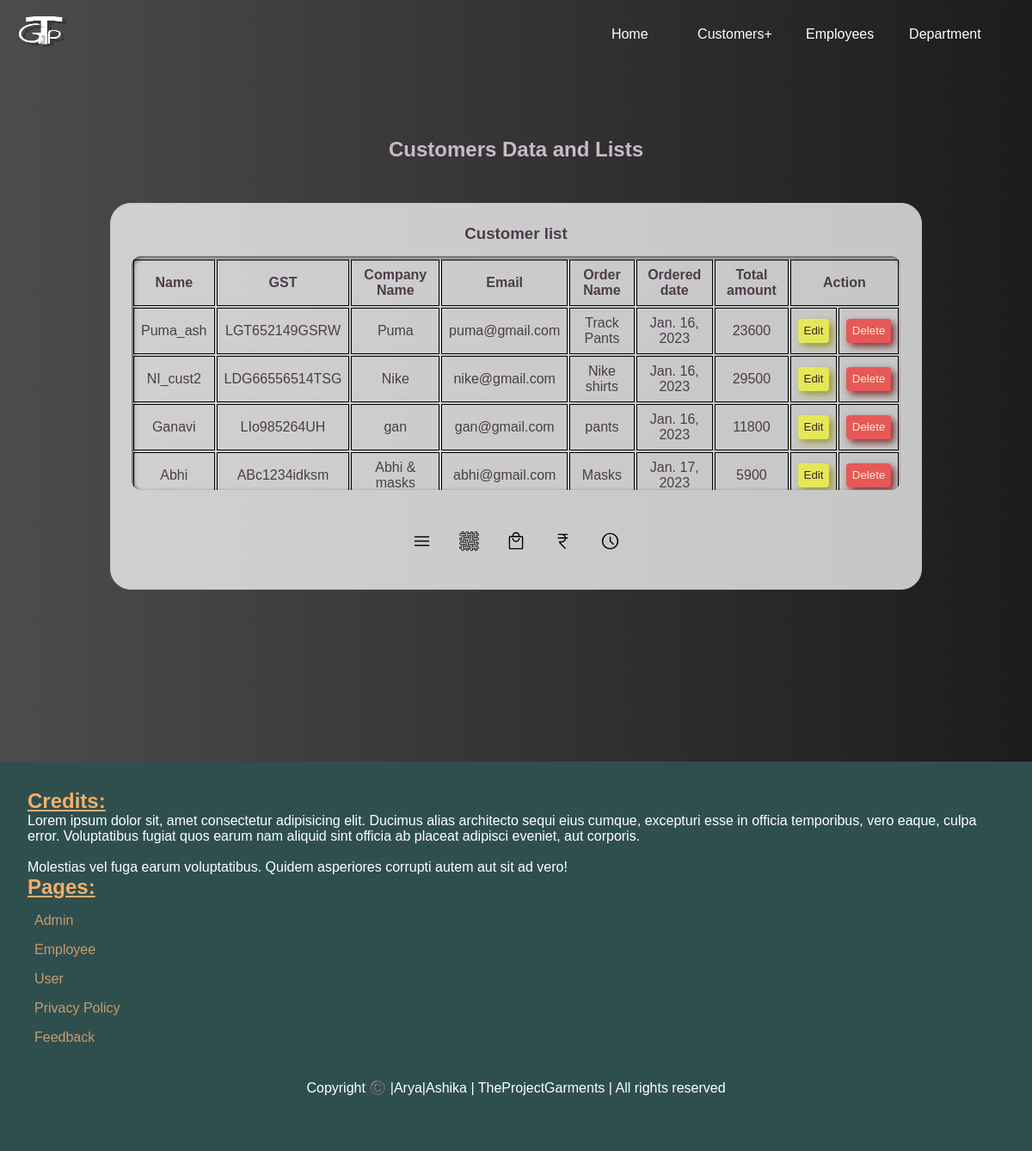
The app's page /customer/, older data.
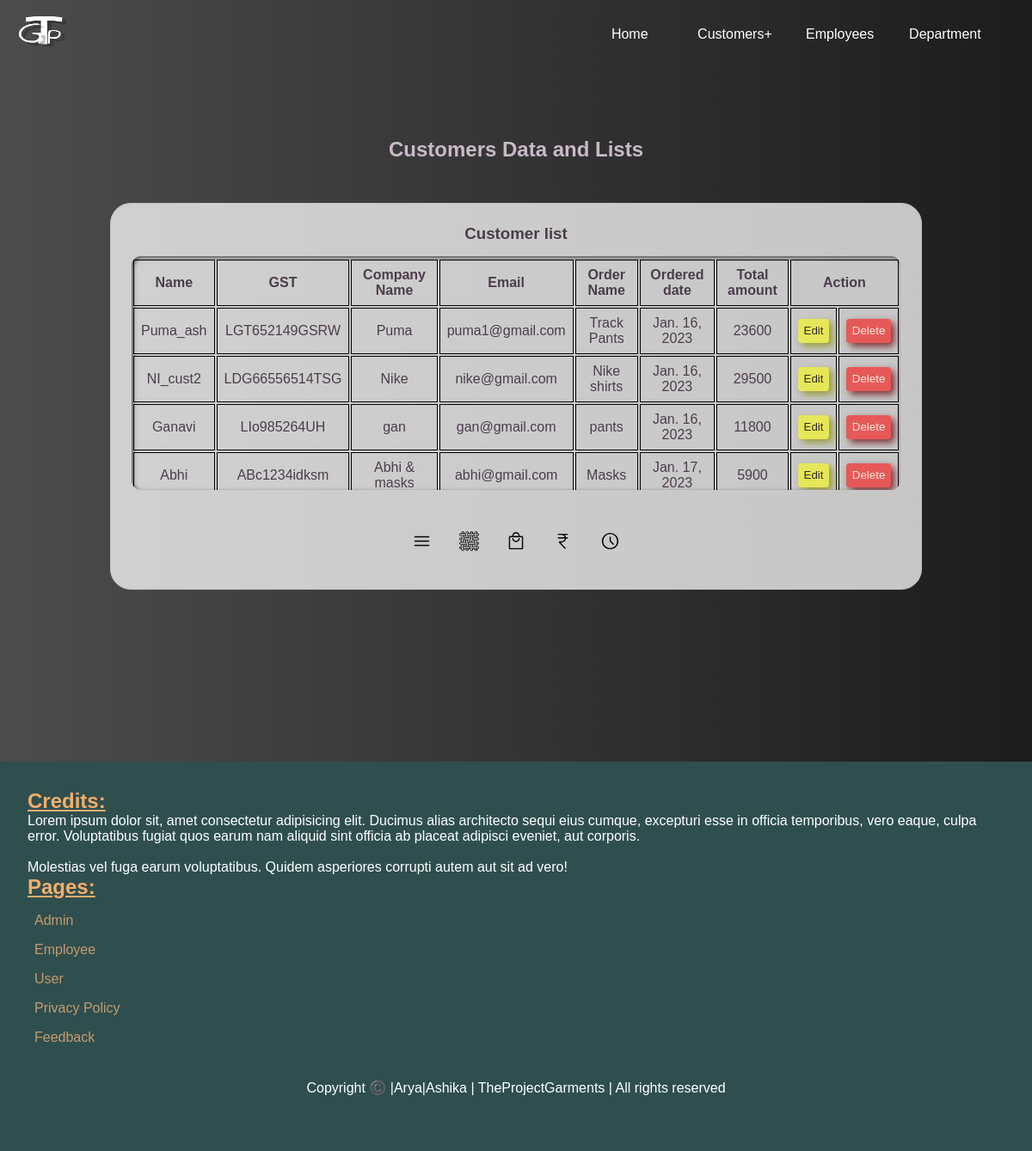
The same page, newer data.
### first_vs/models.py (models this page shows, shortened)
class Customer(models.Model):
    id=models.CharField(max_length=50,primary_key=True)
    namei=models.CharField(max_length=50,unique=True,blank=False)
    phone=models.CharField(max_length=40,blank=False)
    gst=models.CharField(max_length=50,unique=True)
    adder=models.TextField(max_length=500)
    co_name=models.CharField(max_length=50,blank=False)
    email=models.CharField(max_length=100,blank=False)
    materials=models.CharField(max_length=100,default="any")
    ord_name=models.CharField(max_length=50,unique=True)
    ord_amt=models.CharField(max_length=20)
    pending_payment=models.CharField(max_length=20)
    date=models.DateField()
    due_date=models.DateField(null=True)

### first_vs/views.py (the view)
# urls.py: path('customer/',views.customers,name='customers'),
def customers(request):
    tab=Customer.objects.all()
    bil=Bills.objects.all()
    return render(request, 'first_vs/cust.html',{'tab':tab,'bil':bil})

### first_vs/templates/first_vs/cust.html (shortened to what the changed rows need)
<!DOCTYPE html>
<html lang="en">
<head>
    {% load static %}
    <link rel="stylesheet" href="{% static 'first_vs/cust.css'%}">
</head>
<body>
        {% load static %}
        {% load %}
    <main>
        <h2>Customers Data and Lists</h2>
        <div class="cards">
            <div class="contents">
                <div class="content1">
                    <div class="main_content">
                        <table>
                           <th>
                               <tr class="tab_head">
                                   <td>Name</td>
                                   <td>GST</td>
                                   <td>Company Name</td>
                                   <td>Email</td>
                                   <td>Order Name</td>
                                   <td>Ordered date</td>
                                   <td>Total amount</td>
                                   <td colspan="2">Action</td>
                                </tr>
                            </th>
                            {% for i in tab %}
                            <tr>
                                <td> {{ i.namei }}</td>
                                <td> {{ i.gst }}</td>
                                <td> {{ i.co_name }}</td>
                                <td> {{ i.email }}</td>
                                <td> {{ i.ord_name }}</td>
                                <td> {{ i.date }}</td>
                                <td> {{ i.pending_payment }}</td>
                                <td class="but"><a href="{% url 'update' i.id %}"><button>Edit</button></a></td>
                                 <td><form action="{% url 'delete' i.id %}" method="post">
                                        <input type="submit" name="delete" id="delete" value="Delete"></form>
                                </td>
                            </tr>
                            {% endfor %}
                        </table>
                    </div>
                </div>
            </div>
        </div>
    </main>
    <footer>
        <div class="foot_container">
            <div class="credits">
                <h2>Credits:</h2>
            </div>
            <div class="login_sec">
                <h2>Pages:</h2>
            </div>
        </div>
    </footer>
</body>
</html>

Row changes from the older to the newer data that the page shows:
changed Customer "Puma_ash": email "puma@gmail.com" → "puma1@gmail.com"
